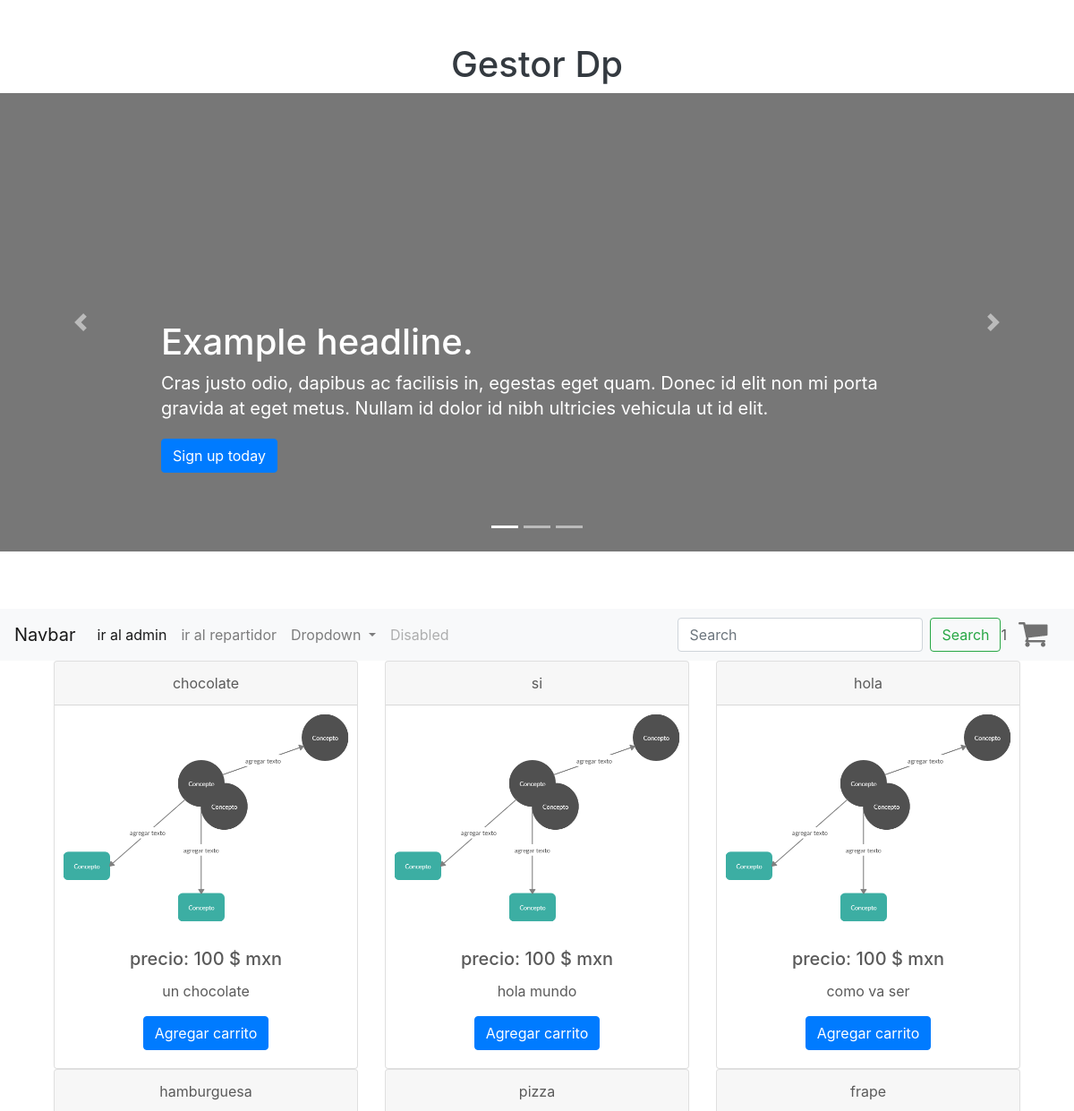
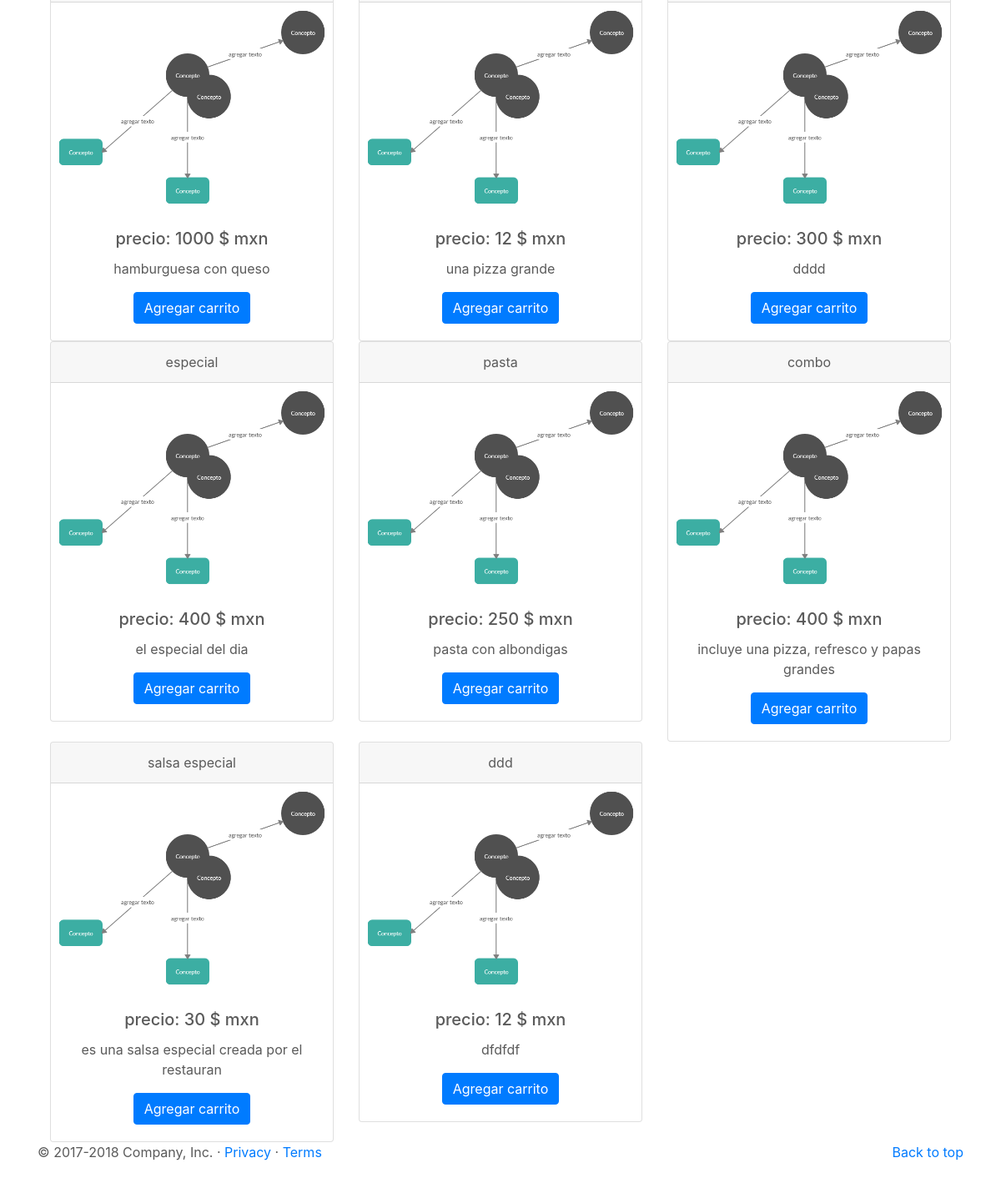
The page / on the database its author committed (2 pictures, top to bottom).
### tables this page shows
CREATE TABLE `product` (
  `id_product` int(11) NOT NULL,
  `name_product` varchar(45) DEFAULT NULL,
  `price` varchar(45) DEFAULT NULL,
  `descriptions` varchar(45) DEFAULT NULL,
  `img` varchar(45) DEFAULT NULL
);

### index.php (the view, shortened to what this page needs)
<!doctype html>
<html lang="en">
  <head>
    <link rel="stylesheet" href="https://cdn.jsdelivr.net/npm/bootstrap@4.5.3/dist/css/bootstrap.min.css">
    <link href="./public/dist/css/bootstrap.min.css" rel="stylesheet">
    <link href="./public/dist/css/carousel.css" rel="stylesheet">
  </head>
  <body>
    <h1 class="text-center text-dark">Gestor Dp</h1>
    <main role="main">
      <div id="myCarousel" class="carousel slide" data-ride="carousel">
        <ol class="carousel-indicators">
          <li data-target="#myCarousel" data-slide-to="0" class="active"></li>
          <li data-target="#myCarousel" data-slide-to="1"></li>
          <li data-target="#myCarousel" data-slide-to="2"></li>
        </ol>
        <div class="carousel-inner">
          <div class="carousel-item active">
            <img class="first-slide" alt="First slide">
            <div class="container">
              <div class="carousel-caption text-left">
                <h1>Example headline.</h1>
                <p>Cras justo odio, dapibus ac facilisis in, egestas eget quam. Donec id elit non mi porta gravida at eget metus. Nullam id dolor id nibh ultricies vehicula ut id elit.</p>
                <p><a class="btn btn-md btn-primary" href="#" role="button">Sign up today</a></p>
              </div>
            </div>
          </div>
        </div>
        <a class="carousel-control-prev" href="#myCarousel" role="button" data-slide="prev">
          <span class="carousel-control-prev-icon" aria-hidden="true"></span>
        </a>
        <a class="carousel-control-next" href="#myCarousel" role="button" data-slide="next">
          <span class="carousel-control-next-icon" aria-hidden="true"></span>
        </a>
      </div>
<nav class="navbar navbar-expand-md navbar-light bg-light">
  <a class="navbar-brand" href="#">Navbar</a>
  <div class="collapse navbar-collapse" id="navbarSupportedContent">
    <ul class="navbar-nav mr-auto">
      <li class="nav-item active">
        <a class="nav-link" href="./admin/dashboard.html">ir al admin <span class="sr-only">(current)</span></a>
      </li>
      <li class="nav-item">
        <a class="nav-link" href="./repartidor/index.html">ir al repartidor</a>
      </li>
      <li class="nav-item dropdown">
        <a class="nav-link dropdown-toggle" href="#" id="navbarDropdown" role="button" data-toggle="dropdown" aria-haspopup="true" aria-expanded="false">
          Dropdown
        </a>
      </li>
      <li class="nav-item">
        <a class="nav-link disabled" href="#" tabindex="-1" aria-disabled="true">Disabled</a>
      </li>
    </ul>
    <form class="form-inline my-2 my-md-0">
      <input class="form-control mr-sm-2" type="search" placeholder="Search" aria-label="Search">
      <button class="btn btn-outline-success my-2 my-sm-0" type="submit">Search</button>1
<a type="button" class="btn" data-toggle="modal" data-target="#staticBackdrop">
<img src="./public/dist/images/cart.png" id="img-carrito">
</a>
        <?php
          include("public/inc/conexion.php");
        ?>
    </form>
  </div>
</nav>
      <div class="container marketing">
      <div id="lista_menu" class="container">
  <div class="row row-cols">
    <?php
    $select_query = "SELECT * FROM product";
    $result = mysqli_query($conn, $select_query);
    while ($row = mysqli_fetch_array($result, MYSQLI_ASSOC)) {
        echo'
          <div class="col-12 col-md-4">
    <div class="card text-center">
      <div class="card-header">'.$row["name_product"].'</div>
      <img src="public/dist/images/hey.png" class="card-img-top" alt="...">
      <div class="card-body">
        <h5 class="card-title">precio: '.$row["price"].' $ mxn</h5>
        <p class="card-text">'.$row["descriptions"].'</p>
        <input type="hidden" id="name" value="'.$row["name_product"].'">
        <input type="hidden" id="price" value="'.$row["price"].'">
        <input type="hidden" id="description" value="'.$row["descriptions"].'">
        <a href="#" class="btn btn-primary agregar_carrito" data-id="'.$row['id_product'].'">Agregar carrito</a>
      </div>
    </div>
    </div>
        ';
    }
    ?>
  </div>
</div>
      </div>
      <footer class="container">
        <p class="float-right"><a href="#">Back to top</a></p>
        <p>&copy; 2017-2018 Company, Inc. &middot; <a href="#">Privacy</a> &middot; <a href="#">Terms</a></p>
      </footer>
    </main>
  </body>
</html>

### rows shown on the page
product: name_product "chocolate", price "100", descriptions "un chocolate"
product: name_product "si", price "100", descriptions "hola mundo"
product: name_product "hola", price "100", descriptions "como va ser"
product: name_product "hamburguesa", price "1000", descriptions "hamburguesa con queso"
product: name_product "pizza", price "12", descriptions "una pizza grande"
product: name_product "frape", price "300", descriptions "dddd"
product: name_product "especial", price "400", descriptions "el especial del dia"
product: name_product "pasta", price "250", descriptions "pasta con albondigas"
product: name_product "combo", price "400", descriptions "incluye una pizza, refresco y papas grandes"
product: name_product "salsa especial", price "30", descriptions "es una salsa especial creada por el restauran"
product: name_product "ddd", price "12", descriptions "dfdfdf"
